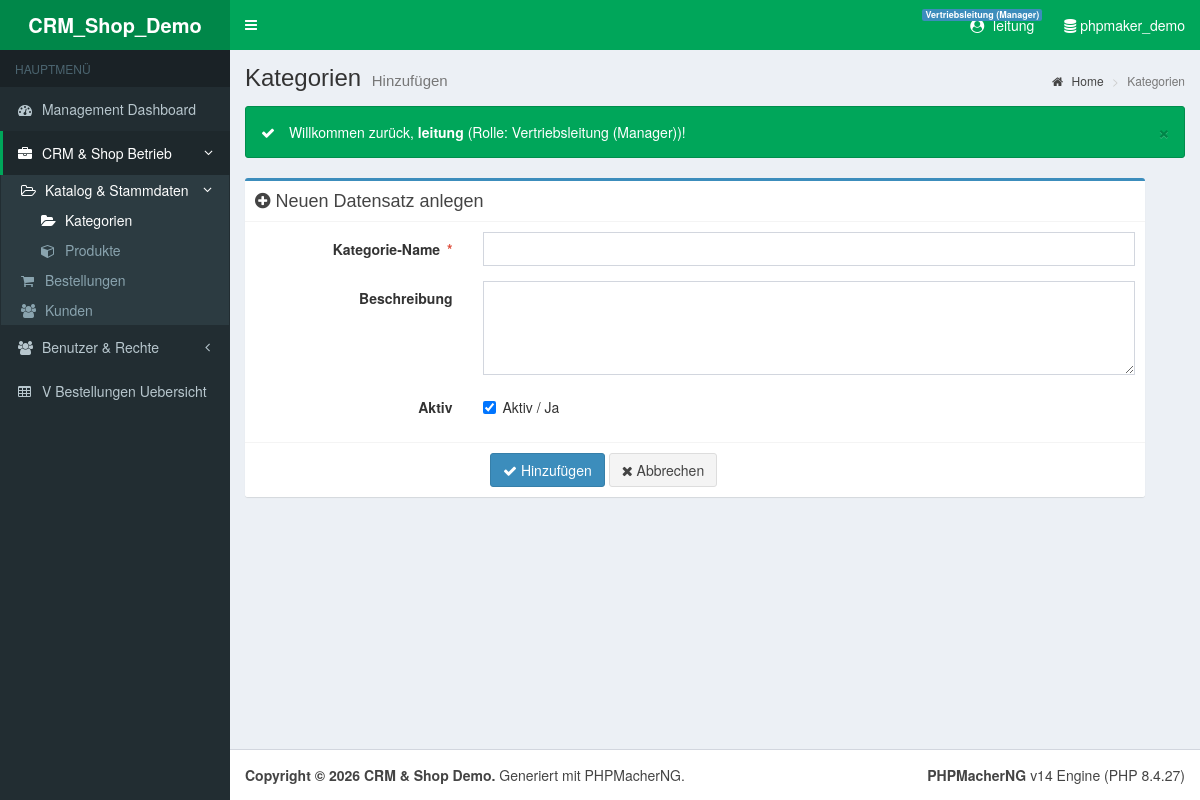
The app's page /output/crm_shop_demo/kategorienadd.php (signed in) with its own data.
### tables this page shows
CREATE TABLE `userlevels` (
  `userlevelid` int(11) NOT NULL COMMENT 'Rollen-ID',
  `userlevelname` varchar(80) NOT NULL COMMENT 'Rollen-Bezeichnung',
  PRIMARY KEY (`userlevelid`)
);

CREATE TABLE `userlevelpermissions` (
  `userlevelid` int(11) NOT NULL COMMENT 'Rollen-ID',
  `tablename` varchar(190) NOT NULL COMMENT 'Tabellenname',
  `permission` int(11) NOT NULL DEFAULT '0' COMMENT 'Rechte-Bitmaske (Add=1,Del=2,Edit=4,List=8,Admin=16,View=32,Search=64)',
  PRIMARY KEY (`userlevelid`, `tablename`)
);

### output/crm_shop_demo/header.php (shortened to what the rows shown need)
<?php
require_once dirname(__FILE__) . '/phpfn14.php';
$Security = ew_Security();
$currentScript = basename($_SERVER['PHP_SELF']);
if (!function_exists('ew_CanViewMenuItem')) {
    function ew_CanViewMenuItem($item, $Security)
    {
        if (!empty($item['table'])) {
            return $Security->CanList($item['table']);
        }
        return $Security->IsLoggedIn();
    }
    function ew_BuildMenuTree($items)
    {
        $byId = array();
        foreach ($items as $it) {
            $it['children'] = array();
            $byId[$it['id']] = $it;
        }
        $tree = array();
        foreach ($byId as $id => &$node) {
            $pid = $node['parent_id'];
            if ($pid !== '' && isset($byId[$pid]) && $pid !== $id) {
                $byId[$pid]['children'][] = &$node;
            } else {
                $tree[] = &$node;
            }
        }
        return $tree;
    }
    function ew_FilterAndMarkMenuTree($nodes, $Security, $currentScript, &$hasActiveOut)
    {
        $visible = array();
        foreach ($nodes as $node) {
            $childActive = false;
            $children = !empty($node['children'])
                ? ew_FilterAndMarkMenuTree($node['children'], $Security, $currentScript, $childActive)
                : array();
            $node['children'] = $children;
            $selfActive = false;
            if (!empty($node['slug'])) {
                if ($node['source_type'] === 'table') {
                    $selfActive = (strpos($currentScript, $node['slug']) === 0);
                } else {
                    $selfActive = ($currentScript === $node['slug']);
                }
            }
            $hasOwnLink = ($node['url'] !== '' && $node['url'] !== '#');
            if (!empty($children)) {
                $node['is_active'] = ($selfActive || $childActive);
                $visible[] = $node;
            } elseif ($hasOwnLink && ew_CanViewMenuItem($node, $Security)) {
                $node['is_active'] = $selfActive;
                $visible[] = $node;
            }
        }
        return $visible;
    }
    function ew_RenderSidebarMenuNodes($nodes, $level = 0)
    {
        $html = '';
        foreach ($nodes as $node) {
            $hasChildren = !empty($node['children']);
            $classes = array();
            if ($hasChildren) {
                $classes[] = 'treeview';
            }
            if (!empty($node['is_active'])) {
                $classes[] = 'active';
                if ($hasChildren) {
                    $classes[] = 'menu-open';
                }
            }
            $classAttr = !empty($classes) ? ' class="' . implode(' ', $classes) . '"' : '';
            $href = $hasChildren && ($node['url'] === '' || $node['url'] === '#') ? '#' : $node['url'];
            $targetAttr = (!empty($node['target']) && $node['target'] !== '_self' && !$hasChildren)
                ? ' target="' . ew_HtmlEncode($node['target']) . '" rel="noopener"'
                : '';
            $icon = !empty($node['icon']) ? $node['icon'] : ($level > 0 ? 'fa-circle-o' : 'fa-table');
            $html .= '<li' . $classAttr . '>';
            $html .= '<a href="' . ew_HtmlEncode($href) . '"' . $targetAttr . '>';
            $html .= '<i class="fa ' . ew_HtmlEncode($icon) . '"></i> ';
            if ($level === 0) {
                $html .= '<span>' . ew_HtmlEncode($node['caption']) . '</span>';
            } else {
                $html .= ew_HtmlEncode($node['caption']);
            }
            if ($hasChildren) {
                $html .= '<span class="pull-right-container"><i class="fa fa-angle-left pull-right"></i></span>';
            }
            $html .= '</a>';
            if ($hasChildren) {
                $html .= "\n" . '<ul class="treeview-menu">' . "\n";
                $html .= ew_RenderSidebarMenuNodes($node['children'], $level + 1);
                $html .= '</ul>' . "\n";
            }
            $html .= '</li>' . "\n";
        }
        return $html;
    }
}
$ewMenuDummyActive = false;
$ewMenuTree = ew_FilterAndMarkMenuTree(ew_BuildMenuTree($ewMenuItems), $Security, $currentScript, $ewMenuDummyActive);
$ewUiTemplate = defined('EW_UI_TEMPLATE') ? EW_UI_TEMPLATE : 'adminlte2';
$ewIsTopNav = ($ewUiTemplate === 'topnav');
$ewBodyClasses = 'hold-transition ' . EW_THEME_SKIN . ' ' . ($ewIsTopNav ? 'layout-top-nav' : EW_LAYOUT_STYLE) . ' ew-tpl-' . $ewUiTemplate;
?>
<!DOCTYPE html>
<html lang="de">
<head>
    <link rel="stylesheet" href="assets/vendor/bootstrap3/css/bootstrap.min.css">
    <link rel="stylesheet" href="assets/vendor/font-awesome/css/font-awesome.min.css">
    <link rel="stylesheet" href="assets/vendor/adminlte/css/AdminLTE.min.css">
    <link rel="stylesheet" href="assets/vendor/adminlte/css/skins/_all-skins.min.css">
    <script src="assets/vendor/jquery/jquery.min.js"></script></head>
<body class="<?php echo ew_HtmlEncode($ewBodyClasses); ?>">
<div class="wrapper">
    <header class="main-header">
        <?php if ($ewIsTopNav): ?>
        <nav class="navbar navbar-static-top" role="navigation">
            <div class="container-fluid">
                <div class="navbar-header">
                    <a href="index.php" class="navbar-brand"><b><?php echo ew_HtmlEncode(EW_PROJECT_NAME); ?></b></a>
                    <button type="button" class="navbar-toggle collapsed" data-toggle="collapse" data-target="#ew-navbar-collapse">
                        <i class="fa fa-bars"></i>
                    </button>
                </div>
                <div class="collapse navbar-collapse pull-left" id="ew-navbar-collapse">
                    <ul class="nav navbar-nav">
                        <?php echo ew_RenderTopNavbarMenuNodes($ewMenuTree, 0); ?>
                        <?php if ($Security->IsEnabled() && $Security->IsSysAdmin() && is_file(dirname(__FILE__) . '/userpriv.php')): ?>
                        <li class="<?php echo ($currentScript === 'userpriv.php') ? 'active' : ''; ?>">
                            <a href="userpriv.php"><i class="fa fa-shield text-yellow"></i> <span>Rollen-Berechtigungen</span></a>
                        </li>
                        <?php endif; ?>
                    </ul>
                </div>
                <div class="navbar-custom-menu">
                    <ul class="nav navbar-nav">
                        <?php if ($Security->IsEnabled()): ?>
                            <?php if ($Security->IsLoggedIn()): ?>
                                <li class="dropdown user user-menu">
                                    <a href="#" class="dropdown-toggle" data-toggle="dropdown">
                                        <i class="fa fa-user-circle"></i>
                                        <span><?php echo ew_HtmlEncode($Security->CurrentUserName); ?></span>
                                        <span class="label label-primary" style="margin-left:4px;"><?php echo ew_HtmlEncode($Security->CurrentUserLevelName); ?></span>
                                    </a>
                                    <ul class="dropdown-menu">
                                        <li class="user-header" style="height:auto; padding:15px;">
                                            <p style="margin:0;">
                                                <strong><?php echo ew_HtmlEncode($Security->CurrentUserName); ?></strong><br>
                                                <small>Rolle: <?php echo ew_HtmlEncode($Security->CurrentUserLevelName); ?> (Level <?php echo (int)$Security->CurrentUserLevelID; ?>)</small>
                                                <?php if ($Security->CurrentUserID !== ''): ?>
                                                    <br><small>User-ID: <?php echo ew_HtmlEncode($Security->CurrentUserID); ?></small>
                                                <?php endif; ?>
                                            </p>
                                        </li>
                                        <li class="user-footer">
                                            <?php if ($Security->IsSysAdmin() && is_file(dirname(__FILE__) . '/userpriv.php')): ?>
                                            <div class="pull-left">
                                                <a href="userpriv.php" class="btn btn-default btn-flat"><i class="fa fa-shield"></i> Rollen-Rechte</a>
                                            </div>
                                            <?php endif; ?>
                                            <div class="pull-right">
                                                <a href="logout.php" class="btn btn-default btn-flat"><i class="fa fa-sign-out"></i> Abmelden</a>
                                            </div>
                                        </li>
                                    </ul>
                                </li>
                            <?php else: ?>
                                <li><a href="login.php"><i class="fa fa-sign-in"></i> <span>Anmelden</span></a></li>
                            <?php endif; ?>
                        <?php endif; ?>
                        <li>
                            <a href="#" title="Datenbank: <?php echo ew_HtmlEncode(EW_CONN_DB); ?>">
                                <i class="fa fa-database"></i> <span class="hidden-xs"><?php echo ew_HtmlEncode(EW_CONN_DB); ?></span>
                            </a>
                        </li>
                    </ul>
                </div>
            </div>
        </nav>
        <?php else: ?>
        <nav class="navbar navbar-static-top" role="navigation">
            <div class="navbar-custom-menu">
                <ul class="nav navbar-nav">
                    <?php if ($Security->IsEnabled()): ?>
                        <?php if ($Security->IsLoggedIn()): ?>
                            <li class="dropdown user user-menu">
                                <a href="#" class="dropdown-toggle" data-toggle="dropdown">
                                    <i class="fa fa-user-circle"></i>
                                    <span><?php echo ew_HtmlEncode($Security->CurrentUserName); ?></span>
                                    <span class="label label-primary" style="margin-left:4px;"><?php echo ew_HtmlEncode($Security->CurrentUserLevelName); ?></span>
                                </a>
                            </li>
                        <?php else: ?>
                            <li>
                                <a href="login.php"><i class="fa fa-sign-in"></i> <span>Anmelden</span></a>
                            </li>
                        <?php endif; ?>
                    <?php endif; ?>
                </ul>
            </div>
        </nav>
        <?php endif; ?>
    </header>
    <?php if (!$ewIsTopNav): ?>
    <aside class="main-sidebar">
        <section class="sidebar">
            <ul class="sidebar-menu" data-widget="tree">
                <?php echo ew_RenderSidebarMenuNodes($ewMenuTree, 0); ?>
            </ul>
        </section>
    </aside>
    <?php endif; ?>
    <div class="content-wrapper">
        <section class="content-header">
            <h1>
                <?php echo isset($PageTitle) ? ew_HtmlEncode($PageTitle) : ew_HtmlEncode(EW_PROJECT_TITLE); ?>
                <?php if (!empty($PageSubTitle)): ?>
                    <small><?php echo ew_HtmlEncode($PageSubTitle); ?></small>
                <?php endif; ?>
            </h1>
        </section>

### records on screen
userlevels: userlevelname "Vertriebsleitung (Manager)"
userlevelpermissions: caption "V Bestellungen Uebersicht"

### other values on screen
ew_HtmlEncode(EW_PROJECT_NAME) "CRM_Shop_Demo"
ew_HtmlEncode($Security->CurrentUserName) "leitung"
ew_HtmlEncode(EW_CONN_DB) "phpmaker_demo"
ew_HtmlEncode($node['caption']) "Management Dashboard"
ew_HtmlEncode($node['caption']) "CRM & Shop Betrieb"
ew_HtmlEncode($node['caption']) "Benutzer & Rechte"
ew_HtmlEncode($PageTitle) "Kategorien"
ew_HtmlEncode($PageSubTitle) "Hinzufügen"
$m "Willkommen zurück, leitung (Rolle: Vertriebsleitung (Manager))!"
ew_HtmlEncode($fMeta['caption']) "Kategorie-Name"
ew_HtmlEncode($fMeta['caption']) "Beschreibung"
ew_HtmlEncode($fMeta['caption']) "Aktiv"
ew_HtmlEncode(PHP_VERSION) "8.4.27"
EW_FOOTER_TEXT "Copyright © 2026 CRM & Shop Demo. Generiert mit PHPMacherNG."
